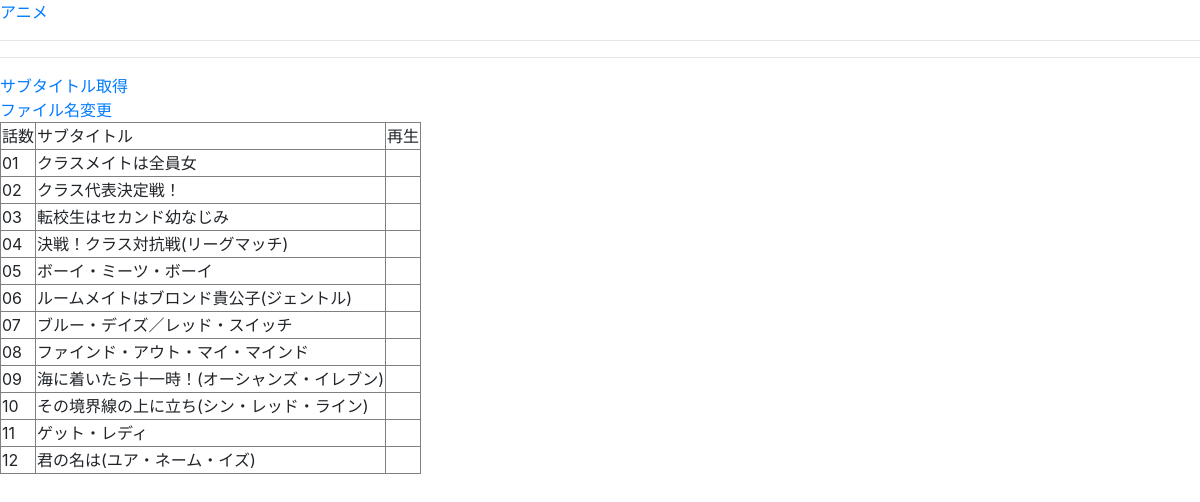
/animes/detail?tid=2081, run on the app's committed database.
### animes/models.py (models this page shows)
class SubTitle(models.Model):
    tid = models.CharField(max_length=4,blank=False)
    rno = models.CharField(max_length=3,blank=False)
    subtitle = models.CharField(max_length=100)
    path = models.FilePathField(null=True)
    class Meta:
        unique_together = (("tid","rno"))

### animes/views.py (the view)
# urls.py: path('detail', views.openDetail, name="OpenDetails"),
def openDetail(request):
    pTid = request.GET['tid']
    list = SubTitle.objects.filter(tid=pTid)
    return render(request, 'animes/detail.html', {'list' : list, 'tid': pTid})

### animes/templates/animes/detail.html (shortened to what this page needs)
{% extends 'base.html' %}
{% block body %}
<div>
	<hr>
	<a href="{% url 'animes:GetSubTitles' %}?tid={{ tid }}">サブタイトル取得</a><br/>
	<a href="{% url 'animes:FileMappingIdx' %}?tid={{ tid }}">ファイル名変更</a><br/>
	<table border="1">
		<thead>
			<tr>
				<td>話数</td>
				<td>サブタイトル</td>
				<td>再生</td>
			</tr>
		</thead>
		<tbody>
			{% for item in list %}
			<tr>
				<td>{{ item.rno }}</td>
				<td>{{ item.subtitle }}</td>
				<td></td>
			</tr>
			{% endfor %}
		</tbody>
	</table>
</div>
{% endblock %}

### data on the page
SubTitle: rno "01", subtitle "クラスメイトは全員女"
SubTitle: rno "02", subtitle "クラス代表決定戦！"
SubTitle: rno "03", subtitle "転校生はセカンド幼なじみ"
SubTitle: rno "04", subtitle "決戦！クラス対抗戦(リーグマッチ)"
SubTitle: rno "05", subtitle "ボーイ・ミーツ・ボーイ"
SubTitle: rno "06", subtitle "ルームメイトはブロンド貴公子(ジェントル)"
SubTitle: rno "07", subtitle "ブルー・デイズ／レッド・スイッチ"
SubTitle: rno "08", subtitle "ファインド・アウト・マイ・マインド"
SubTitle: rno "09", subtitle "海に着いたら十一時！(オーシャンズ・イレブン)"
SubTitle: rno "10", subtitle "その境界線の上に立ち(シン・レッド・ライン)"
SubTitle: rno "11", subtitle "ゲット・レディ"
SubTitle: rno "12", subtitle "君の名は(ユア・ネーム・イズ)"
